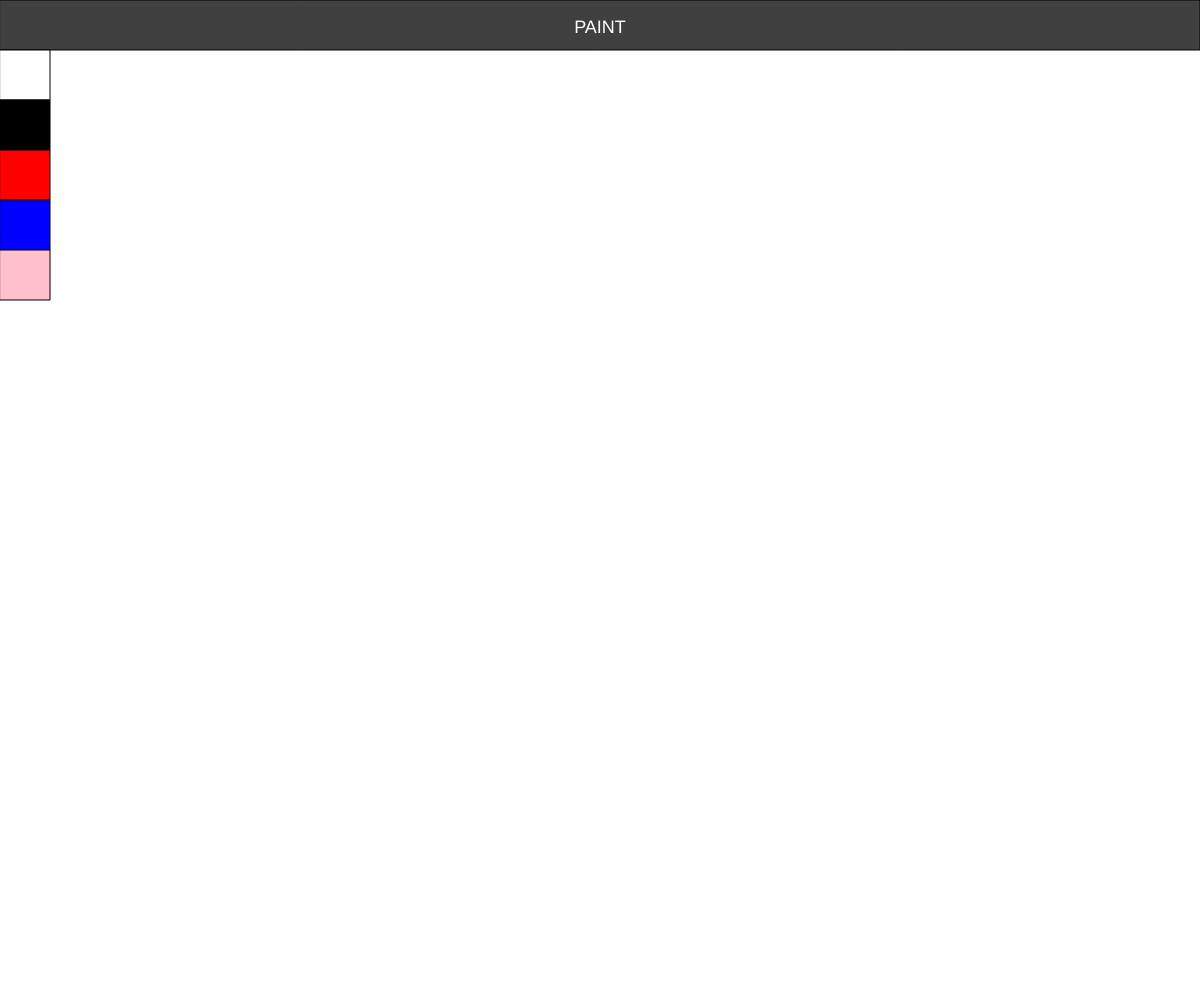
Frame 1 (no input)
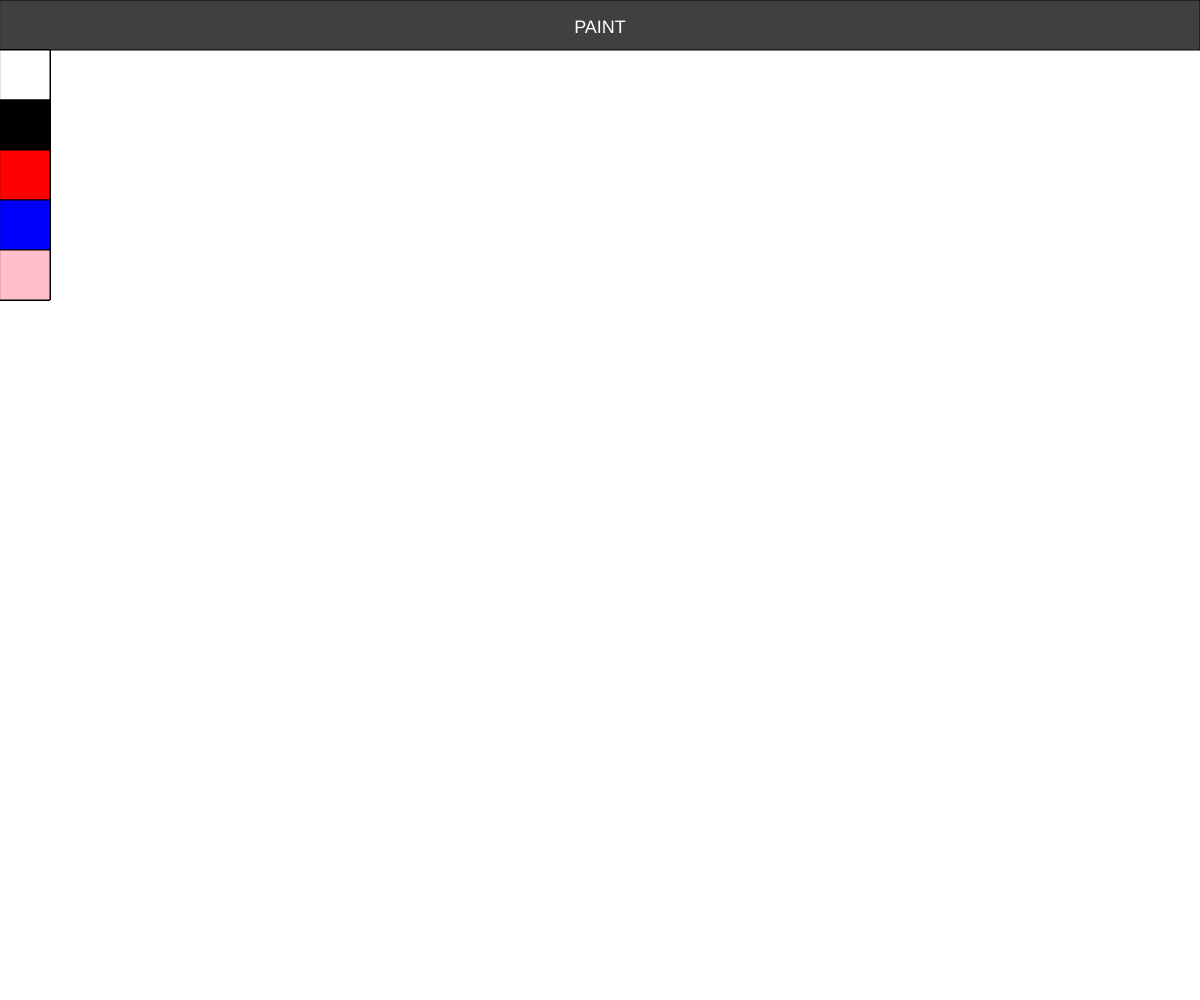
Frame 60 (no input)
Frame 120 (the mouse pressed at the canvas centre since frame 60): identical to frame 60, image omitted

The p5.js sketch that drew these frames (run headless with seeded random() and noise() and a simulated clock; from frame 60 on, the mouse is pressed at the canvas centre):

// p5.js sketch
// ── sketch.js
var white,black,red;

function setup() {
  createCanvas(innerWidth, innerHeight);
  background("white");
  header();
}

function draw() {
  
  white = new ColorBox(0, 50, 50, 50, "white");
  white.appear();
  black = new ColorBox(0, 100, 50, 50, "black");
  black.appear();
  //code for red box :
  red=new ColorBox(0,150,50,50,"red")
  red.appear();
  blue=new ColorBox(0,200,50,50,"blue")
  blue.appear();
  pink=new ColorBox(0,250,50,50,"pink")
  pink.appear();
} 

function header() {
  fill("#404040");
  rect(0, 0, width, 50);

  textAlign(CENTER);
  fill("white");
  textSize(18);
  text("PAINT", width / 2, 33);
}

// ── ColorBox.js
class ColorBox {
  
    //Add code inside the constructor:
    constructor(x, y, w, h, color) {
        this.x=x;
        this.y=y;
        this.w=w;
        this.h=h;
        this.color=color;
         
    }

    //make the color boxes appear on canvas
    appear()
    {
      stroke(0);
      strokeWeight(1);
      fill(this.color);
      rect(this.x, this.y, this.w, this.h);
    }
}
